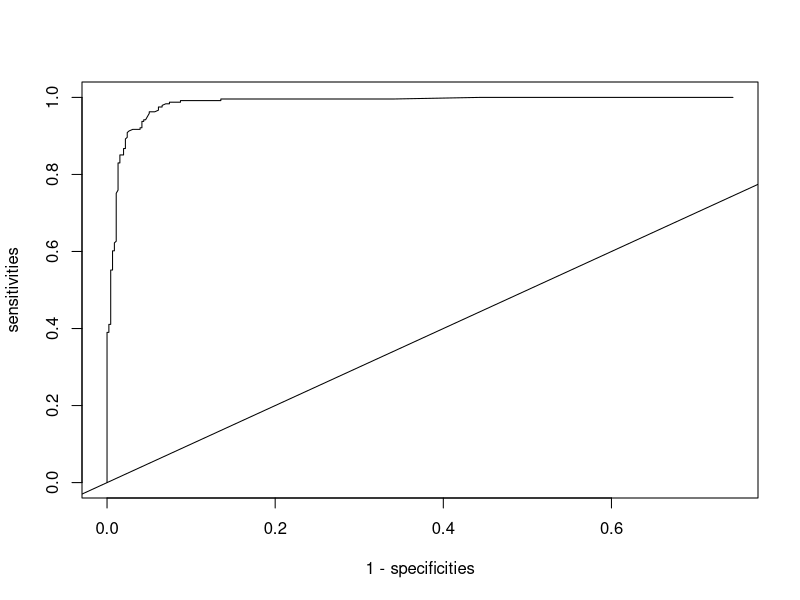
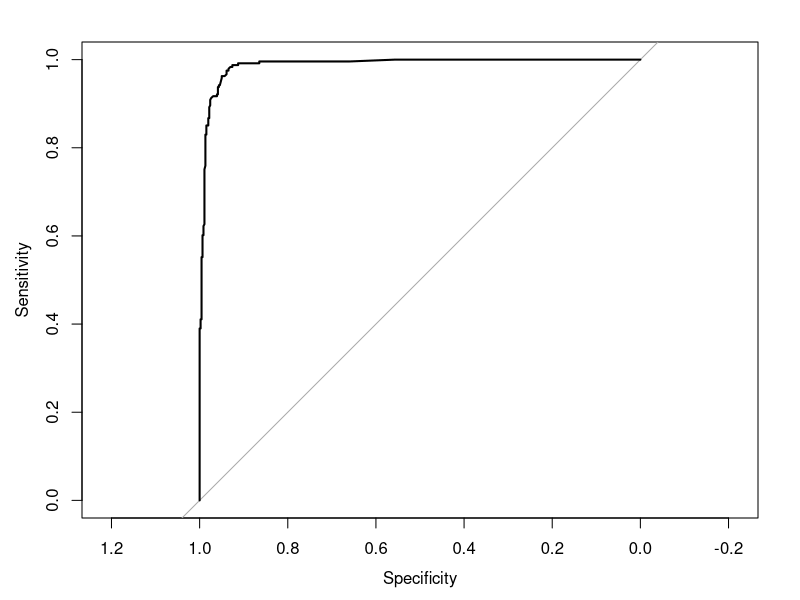

Source code (R) for these figures, in order:
## ---- chunk 1
library(data.table)
library(pROC)
data(esoph)
## ---- chunk 2
df <- MASS::biopsy
## ---- chunk 3
xycols <- c("V1", "V2", "V3", "V4", "V5", "V6", "V7", "V8", "V9", "class")
m1 <- glm(class~., data=df[, xycols], family=binomial)

thickness        <- df$V1
size_uniformity  <- df$V2
shape_uniformity <- df$V3
malignant        <- df$class == 'malignant'

m1 <- glm(malignant ~ thickness + size_uniformity + shape_uniformity, family=binomial)

predictions <- predict(m1, type='response')
## ---- chunk 4
# sort values by order of prediction
prediction_order    <- order(predictions)
malignant_ordered   <- malignant[prediction_order]
predictions_ordered <- predictions[prediction_order]

# create functions for calculating the sensitivity and specificity
sens <- function(y_true, y_pred) sum(y_pred[y_true]) / sum(y_true)
spec <- function(y_true, y_pred) sum(!y_pred[!y_true]) / sum(!y_true)


# setup vectors to contain the values of all pairs of sensitivity and specificity
unique_prediction_values   <- unique(predictions_ordered)
n_unique_prediction_values <- length(unique_prediction_values)

cutoffs       <- vector(mode='numeric', length=n_unique_prediction_values)
sensitivities <- vector(mode='numeric', length=n_unique_prediction_values)
specificities <- vector(mode='numeric', length=n_unique_prediction_values)

# for each cutoff, generate binary predictions and calculate sens and spec
for (i in 1:n_unique_prediction_values) {
  cutoff            <- unique_prediction_values[i]
  cutoffs[i]        <- cutoff
  binary_prediction <- predictions_ordered > cutoff
  sensitivities[i]  <- sens(malignant_ordered, binary_prediction)
  specificities[i]  <- spec(malignant_ordered, binary_prediction)
}

## ---- chunk 5
plot(1 - specificities, sensitivities, type='l')
abline(a=0, b=1)
## ---- chunk 6
proc <- pROC::roc(malignant~predictions)
plot(proc)
